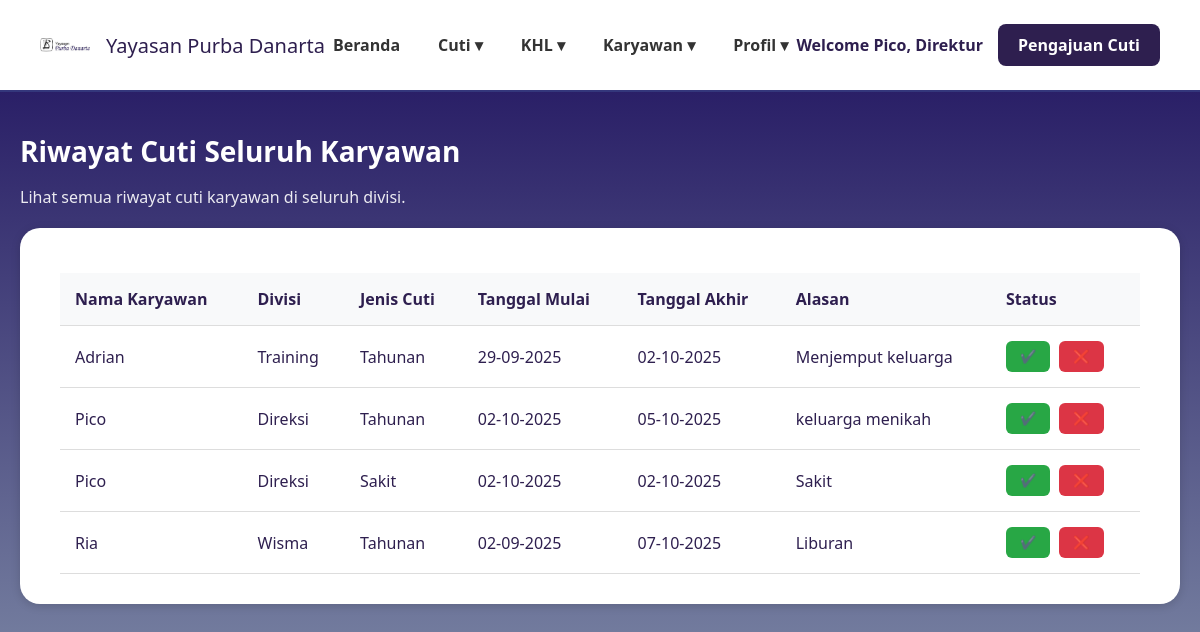
/persetujuan_cuti_karyawan.php, run on an earlier commit of the app's database.
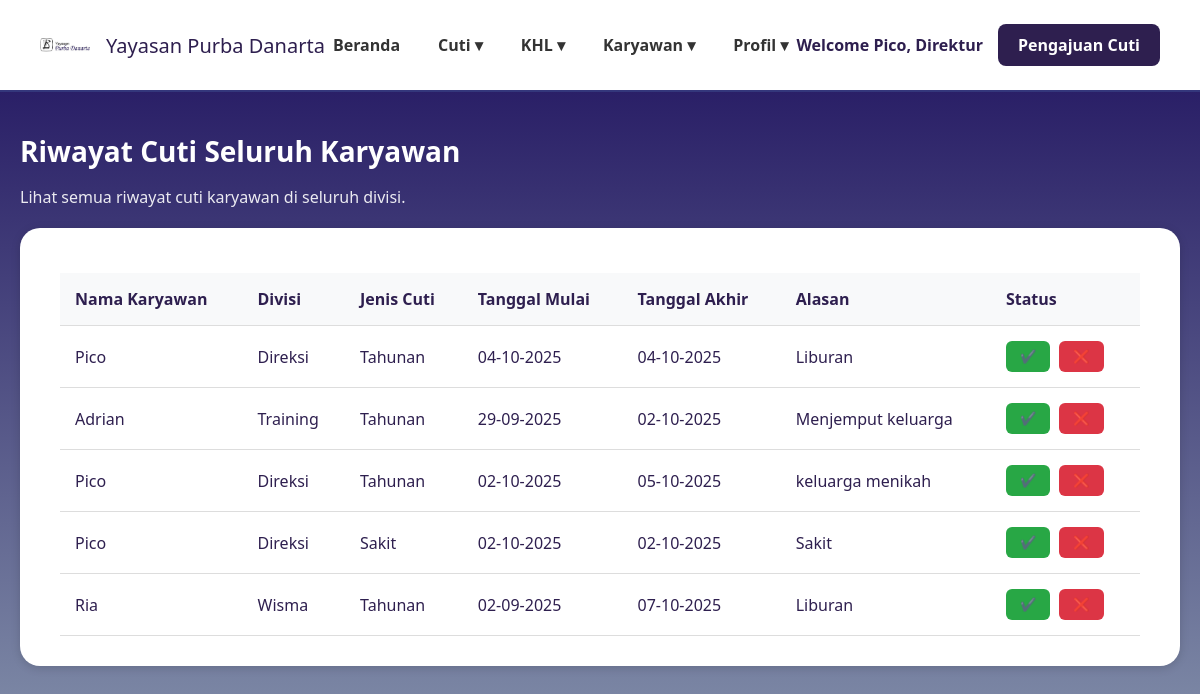
And on a later commit of the database.
### tables this page shows
CREATE TABLE `pengajuan_cuti` (
  `id` int(11) NOT NULL,
  `kode_karyawan` varchar(11) NOT NULL,
  `nama_karyawan` varchar(100) NOT NULL,
  `divisi` varchar(100) NOT NULL,
  `jenis_cuti` varchar(50) NOT NULL,
  `tanggal_mulai` date NOT NULL,
  `tanggal_akhir` date NOT NULL,
  `alasan` text DEFAULT NULL,
  `status` enum('Menunggu Persetujuan','Diterima','Ditolak') NOT NULL DEFAULT 'Menunggu Persetujuan',
  `waktu_persetujuan` datetime DEFAULT NULL,
  `created_at` timestamp NOT NULL DEFAULT current_timestamp()
);

### persetujuan_cuti_karyawan.php (the view, shortened to what this page needs)
<?php
require 'config.php';
$query_riwayat_cuti = "SELECT * FROM pengajuan_cuti ORDER BY created_at DESC";
$result_riwayat_cuti = $conn->query($query_riwayat_cuti);
?>
<!DOCTYPE html>
<html lang="id">
<head>
</head>
<body>
    <header>
      <div class="logo">
        <img src="image/namayayasan.png" alt="Logo Yayasan">
        <span>Yayasan Purba Danarta</span>
      </div>
      <nav>
        <ul>
          <li><a href="dashboard_direktur.php">Beranda</a></li>
          <li><a href="#">Cuti ▾</a>
          </li>
          <li><a href="#">KHL ▾</a>
          </li>
          <li><a href="#">Karyawan ▾</a>
          </li>
          <li><a href="#">Profil ▾</a></li>
        </ul>
      </nav>
      <div class="user-section">
        <span class="welcome-text">Welcome Pico, Direktur</span>
        <a href="pengajuan_cuti.php" class="btn-pengajuan">Pengajuan Cuti</a>
      </div>
    </header>
    <main>
        <h1>Riwayat Cuti Seluruh Karyawan</h1>
        <p style="color:#fff; margin-bottom: 20px; opacity: 0.9;">Lihat semua riwayat cuti karyawan di seluruh divisi.</p>
        <div class="card">
            <table class="data-table">
                <thead>
                    <tr>
                        <th>Nama Karyawan</th>
                        <th>Divisi</th>
                        <th>Jenis Cuti</th>
                        <th>Tanggal Mulai</th>
                        <th>Tanggal Akhir</th>
                        <th>Alasan</th>
                        <th>Status</th>
                    </tr>
                </thead>
                <tbody>
                    <?php if ($result_riwayat_cuti->num_rows > 0): ?>
                        <?php while($row = $result_riwayat_cuti->fetch_assoc()): ?>
                            <tr>
                                <td><?= htmlspecialchars($row['nama_karyawan']) ?></td>
                                <td><?= htmlspecialchars($row['divisi']) ?></td>
                                <td><?= htmlspecialchars($row['jenis_cuti']) ?></td>
                                <td><?= date('d-m-Y', strtotime($row['tanggal_mulai'])) ?></td>
                                <td><?= date('d-m-Y', strtotime($row['tanggal_akhir'])) ?></td>
                                <td><?= htmlspecialchars($row['alasan']) ?></td>
                                <td>
                                    <button class="btn btn-approve">✔️</button>
                                    <button class="btn btn-reject">❌</button>
                                </td>
                            </tr>
                        <?php endwhile; ?>
                    <?php endif; ?>
                </tbody>
            </table>
        </div>
    </main>
</body>
</html>

What changed in the data, as far as the page shows it:
added pengajuan_cuti: nama_karyawan "Pico", divisi "Direksi", jenis_cuti "Tahunan", tanggal_mulai "04-10-2025", tanggal_akhir "04-10-2025", alasan "Liburan"
